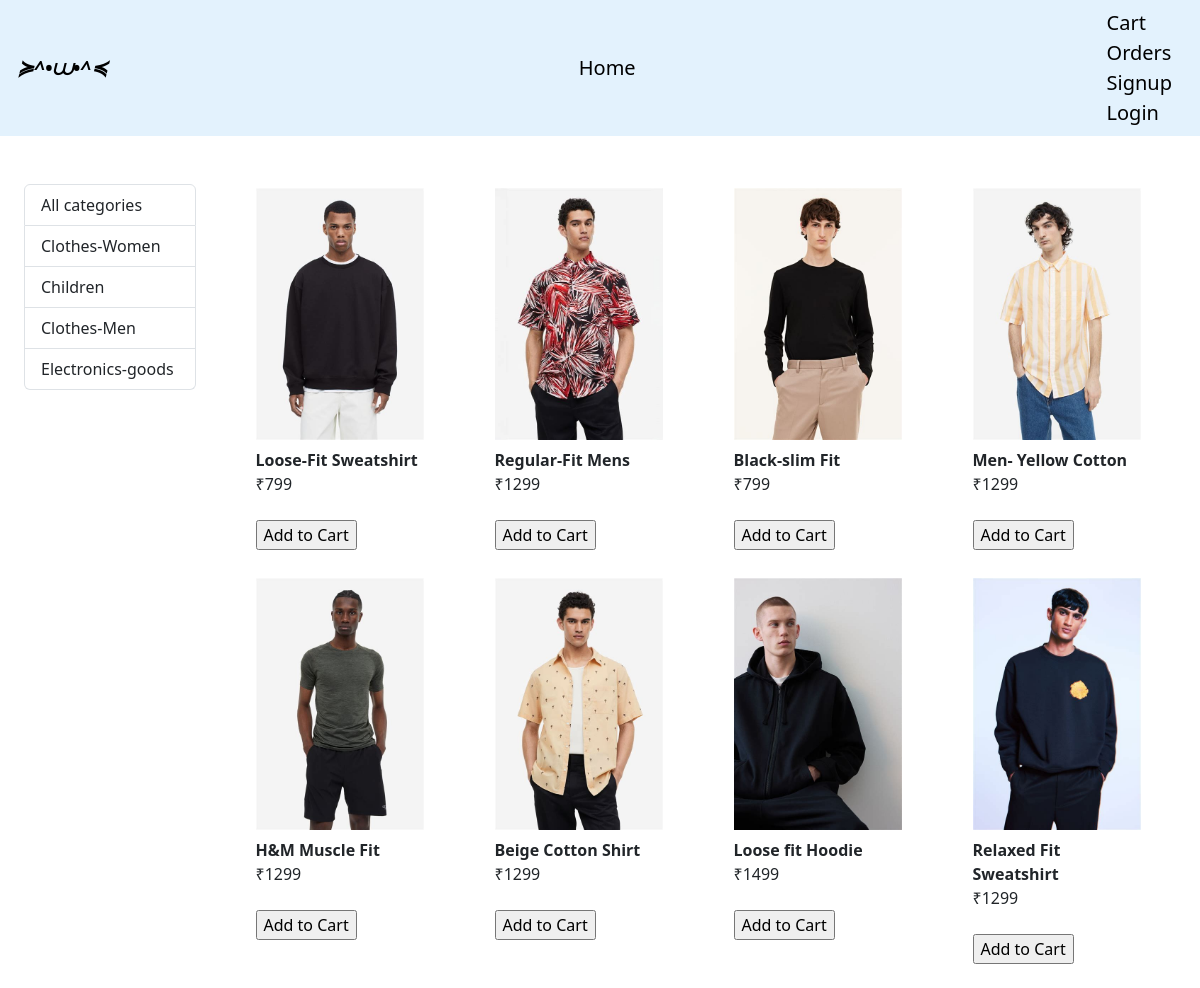
The app's page /?category=5 with its own data.
### store/models/category.py (models this page shows, shortened)
class Category(models.Model):
 name=models.CharField(max_length=50)

### store/models/product.py (models this page shows, shortened)
class Product(models.Model):
 name=models.CharField(max_length=50)
 price =models.IntegerField()
 category=models.ForeignKey(Category, on_delete=models.CASCADE, default=1)
 image=models.ImageField(upload_to="uploads/products")
 @staticmethod
 def get_product_by_category_id(category_id):
   return Product.objects.filter(category=category_id)

### store/views.py (the view, shortened to what this page needs)
# urls.py: path('',IndexView.as_view(), name='index'),
class IndexView(View):
 def get(self, request):
  products=None
  products=Product.objects.all()
  categories=Category.objects.all()
  category_id=request.GET.get('category')
  if request.session.get('cart') is None:
    request.session['cart']=[]
  if category_id:
   products=Product.get_product_by_category_id(category_id)
  else:
   products=Product.objects.all()
  data={}
  data["products"]=products
  data["categories"]=categories
  print("you are", request.session.get('email'))
  return render(request, 'index.html', data)

### store/templatetags/cart.py (called while the page is built)
@register.filter(name='is_in_cart')
def is_in_cart(product,cart):
 if cart is None or not isinstance(cart, dict):
   return False
 keys=cart.keys()
 for id in keys:
  if int(id)== product.id:
   return True
 return False

### store/templates/index.html (shortened to what this page needs)
{% extends 'base.html' %} {% block content %} {% load cart %}
<div class="container-fluid">
  <div class="row mx-auto mt-5">
    <div class="col-lg-2">
      <div class="list-group">
        <a href="/" class="list-group-item list-group-item-action"
          >All categories</a
        >
        {% for category in categories %}
        <a
          href="/?category={{category.id}}"
          class="list-group-item list-group-item-action"
          >{{category.name}}</a
        >
        {% endfor %}
      </div>
    </div>
    <div id="products" class="col-lg-10">
      <div class="row mx-auto">
        {% for product in products %}
        <div class="card-transparent mx-auto mb-4" style="width: 12rem">
          <img
            src="{{product.image.url}}"
            class="card-img-top mt-1"
            alt="..."
          />
          <div class="card-body mt-2">
            <p class="card-title"><b>{{product.name}}</b></p>
            <p class="card-title">₹{{product.price}}</p>
            <br />
          </div>
          <div class="card-footer p-0 no-gutters">
            {% if product|is_in_cart:request.session.cart %}
                <div class="row">
                    <form action="/#{{product.id}}" method="post" class="col-4">
                        {% csrf_token %}
                        <input type="text" name="product" hidden value="{{product.id}}" />
                        <input type="text" name="remove" hidden value="True" />
                        <input type="submit" value="-" class="btn btn-block btn-light" />
                    </form>
                    <div class="text-center col">{{ product|cart_quantity:request.session.cart }}</div>
                    <form action="/#{{product.id}}" method="post" class="col-4">
                        {% csrf_token %}
                        <input type="text" name="product" hidden value="{{product.id}}" />
                        <input type="submit" value="+" class="btn btn-block btn-light" />
                    </form>
                </div>
            {% else %}
                <form action="/#{{product.id}}" method="post" class="btn-block">
                    <input type="submit" class="btn-transparent border-rounded btn-sm-action" value="Add to Cart"/>
                </form>
            {% endif %}
        </div>
        </div>
        {% endfor %}
      </div>
    </div>
  </div>
</div>
{% endblock %}

### records on screen
Category: name "Clothes-Women"
Category: name "Children"
Category: name "Clothes-Men"
Category: name "Electronics-goods"
Product: image (picture), name "Loose-Fit Sweatshirt", price "799"
Product: image (picture), name "Regular-Fit Mens", price "1299"
Product: image (picture), name "Black-slim Fit", price "799"
Product: image (picture), name "Men- Yellow Cotton", price "1299"
Product: image (picture), name "H&M Muscle Fit", price "1299"
Product: image (picture), name "Beige Cotton Shirt", price "1299"
Product: image (picture), name "Loose fit Hoodie", price "1499"
Product: image (picture), name "Relaxed Fit Sweatshirt", price "1299"
